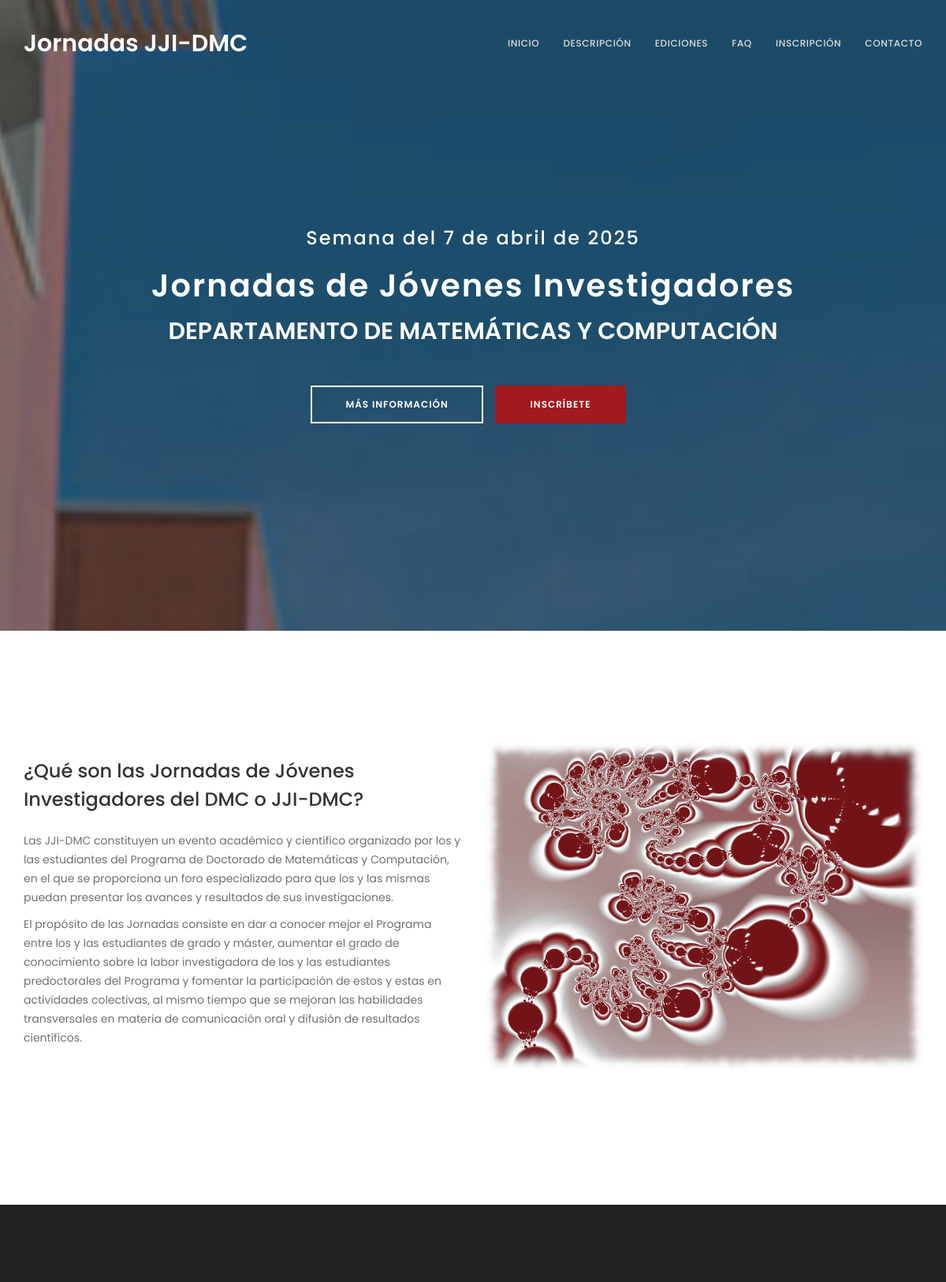
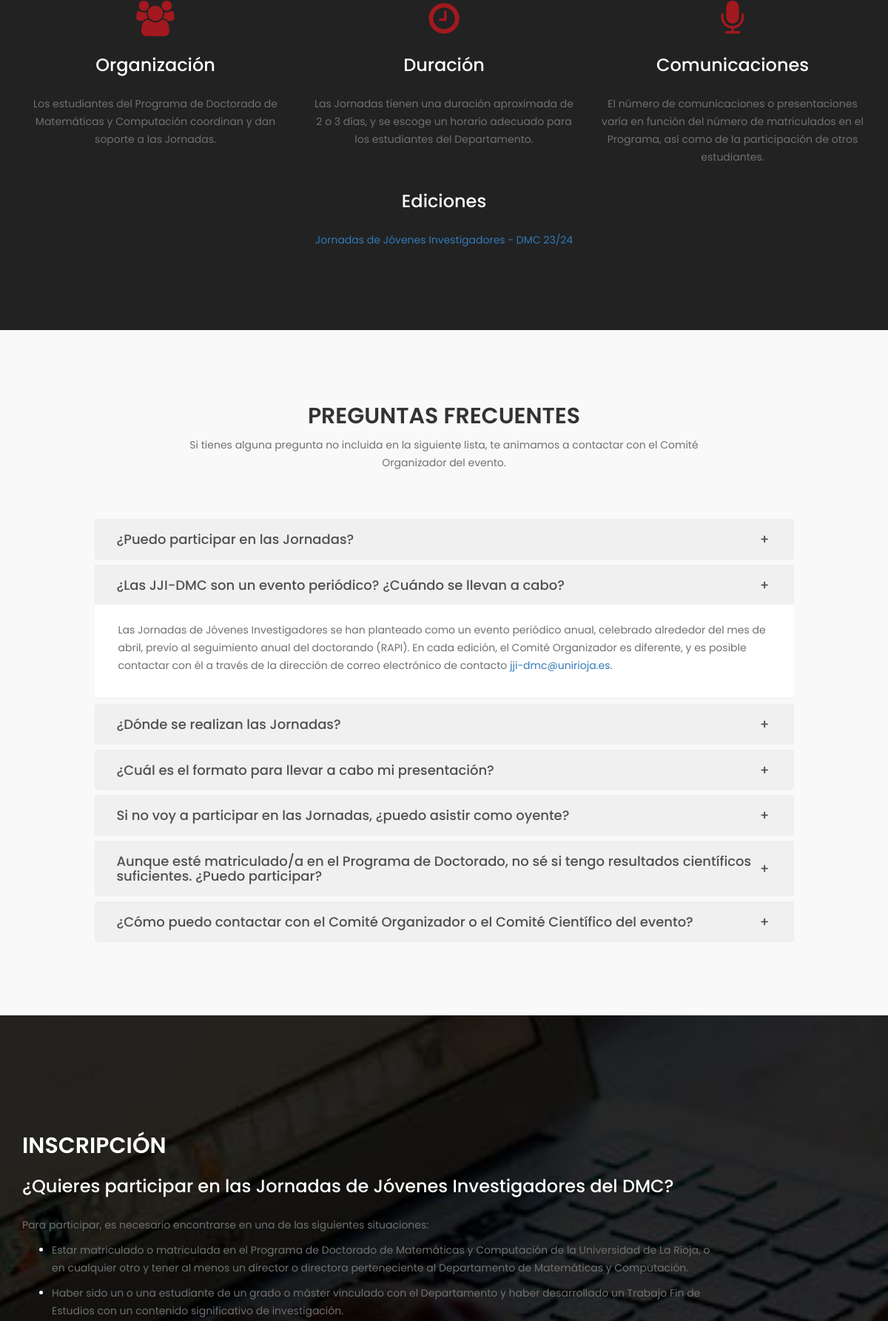
The page / (upper part) on the database its author committed (2 pictures, top to bottom).
### jjiapp/models.py (models this page shows, shortened)
class Configuracion(models.Model):
  fechas = models.CharField(max_length=255, blank=True)
  participacion = models.TextField(blank=True)
  formato = models.TextField(blank=True)
  periodo_inscripcion = models.CharField(max_length=255, blank=True)
  url_inscripcion = models.CharField(max_length=255, blank=True)

class Edicion(models.Model):
  curso = models.CharField(max_length=4)
  titulo = models.CharField(max_length=255)
  descripcion = models.TextField(blank=True)
  parners = models.TextField(blank=True)

### jjiapp/views.py (the view)
# urls.py: path('', views.home, name='home'),
def home(request):
  config = Configuracion.objects.all()[0]
  participacion = config.participacion.splitlines()
  formato = config.formato.splitlines()
  ediciones = Edicion.objects.all().values()
  presentaciones = Presentacion.objects.all().values()
  template = loader.get_template('home.html')
  context = {
    'collapse': True,
    'configuracion': config,
    'participacion': participacion,
    'formato':formato,
    'ediciones': ediciones,
  }
  return HttpResponse(template.render(context, request))

### jjiapp/templates/home.html (shortened to what this page needs)
{% extends "template.html" %}
{% load static %}
{% block content %}
<section id="intro" class="parallax-section">
	<div class="container">
		<div class="row">
			<div class="col-md-12 col-sm-12">
				<h3 class="wow bounceIn" data-wow-delay="0.9s">{{ configuracion.fechas }}</h3>
				<h1 class="wow fadeInUp" data-wow-delay="1.6s">Jornadas de Jóvenes Investigadores</h1>
				<h2 class="wow fadeInUp" data-wow-delay="2s">Departamento de Matemáticas y Computación</h2>
				<a href="#overview" class="btn btn-lg btn-default smoothScroll wow fadeInUp hidden-xs" data-wow-delay="2.3s">MÁS INFORMACIÓN</a>
				<a href="#register" class="btn btn-lg btn-danger smoothScroll wow fadeInUp" data-wow-delay="2.3s">INSCRÍBETE</a>
			</div>
		</div>
	</div>
</section>
<section id="overview" class="parallax-section">
	<div class="container">
		<div class="row">
			<div class="wow fadeInUp col-md-6 col-sm-6" data-wow-delay="0s">
				<h3>¿Qué son las Jornadas de Jóvenes Investigadores del DMC o JJI-DMC?</h3>
				<p>Las JJI-DMC constituyen un evento académico y científico organizado por los y las estudiantes del Programa de Doctorado de Matemáticas y Computación, en el que se proporciona un foro especializado para que los y las mismas puedan presentar los avances y resultados de sus investigaciones.</p>
				<p>El propósito de las Jornadas consiste en dar a conocer mejor el Programa entre los y las estudiantes de grado y máster, aumentar el grado de conocimiento sobre la labor investigadora de los y las estudiantes predoctorales del Programa y fomentar la participación de estos y estas en actividades colectivas, al mismo tiempo que se mejoran las habilidades transversales en materia de comunicación oral y difusión de resultados científicos.</p>
			</div>
			<div class="wow fadeInUp col-md-6 col-sm-6" data-wow-delay="0.6s">
				<img src="{% static 'images/overview-img.jpg' %}" class="img-responsive" alt="Overview">
			</div>
		</div>
	</div>
</section>
<section id="detail" class="parallax-section">
	<div class="container">
		<div class="row">
			<div class="wow fadeInLeft col-md-4 col-sm-4" data-wow-delay="0.3s">
				<i class="fa fa-group"></i>
				<h3>Organización</h3>
				<p>Los estudiantes del Programa de Doctorado de Matemáticas y Computación coordinan y dan soporte a las Jornadas.</p>
			</div>
			<div class="wow fadeInUp col-md-4 col-sm-4" data-wow-delay="0.6s">
				<i class="fa fa-clock-o"></i>
				<h3>Duración</h3>
				<p>Las Jornadas tienen una duración aproximada de 2 o 3 días, y se escoge un horario adecuado para los estudiantes del Departamento.</p>
			</div>
			<div class="wow fadeInRight col-md-4 col-sm-4" data-wow-delay="0.9s">
				<i class="fa fa-microphone"></i>
				<h3>Comunicaciones</h3>
				<p>El número de comunicaciones o presentaciones varía en función del número de matriculados en el Programa, así como de la participación de otros estudiantes.</p>
			</div>
		</div>
		<div class="row">
			<div class="wow fadeInUp col-md-12 col-sm-12" data-wow-delay="1.2s">
				<h3>Ediciones</h3>
				{% for x in ediciones %}
					<p><a href="edition/{{ x.curso }}" target="_blank">{{ x.titulo }}</a></p>
				{% endfor %}
			</div>
		</div>
	</div>
</section>
<section id="faq" class="parallax-section">
	<div class="container">
		<div class="row">
			<div class="wow bounceIn col-md-offset-2 col-md-8 col-sm-offset-1 col-sm-10 text-center">
				<div class="section-title">
					<h2>Preguntas frecuentes</h2>
					<p>Si tienes alguna pregunta no incluida en la siguiente lista, te animamos a contactar con el Comité Organizador del evento.</p>
				</div>
			</div>
			<div class="wow fadeInUp col-md-offset-1 col-md-10 col-sm-offset-1 col-sm-10" data-wow-delay="0.9s">
				<div class="panel-group" id="accordion" role="tablist" aria-multiselectable="true">
    				<div class="panel panel-default">
   						<div class="panel-heading" role="tab" id="headingOne">
      						<h4 class="panel-title">
        						<a class="collapsed" data-toggle="collapse" data-parent="#accordion" href="#collapseTwo" aria-expanded="false" aria-controls="collapseTwo">
          							¿Puedo participar en las Jornadas?
        						</a>
      						</h4>
    					</div>
 					</div>
  					<div class="panel panel-default">
   						<div class="panel-heading" role="tab" id="headingTwo">
      						<h4 class="panel-title">
        						<a class="collapsed" data-toggle="collapse" data-parent="#accordion" href="#collapseOne" aria-expanded="false" aria-controls="collapseOne">
          							 ¿Las JJI-DMC son un evento periódico? ¿Cuándo se llevan a cabo?
        						</a>
      						</h4>
    					</div>
   						<div id="collapseOne" class="panel-collapse collapse in" role="tabpanel" aria-labelledby="headingTwo">
      						<div class="panel-body">
        						<p>Las Jornadas de Jóvenes Investigadores se han planteado como un evento periódico anual, celebrado alrededor del mes de abril, previo al seguimiento anual del doctorando (RAPI). En cada edición, el Comité Organizador es diferente, y es posible contactar con él a través de la dirección de correo electrónico de contacto <a href="mailto:jji-dmc@unirioja.es">jji-dmc@unirioja.es</a>.</p>
      						</div>
   						 </div>
 					</div>
 					<div class="panel panel-default">
   						<div class="panel-heading" role="tab" id="headingThree">
      						<h4 class="panel-title">
        						<a class="collapsed" data-toggle="collapse" data-parent="#accordion" href="#collapseThree" aria-expanded="false" aria-controls="collapseThree">
          							¿Dónde se realizan las Jornadas?
        						</a>
      						</h4>
    					</div>
 					 </div>
 					<div class="panel panel-default">
   						<div class="panel-heading" role="tab" id="headingFour">
      						<h4 class="panel-title">
        						<a class="collapsed" data-toggle="collapse" data-parent="#accordion" href="#collapseFour" aria-expanded="false" aria-controls="collapseFour">
          							¿Cuál es el formato para llevar a cabo mi presentación?
        						</a>
      						</h4>
    					</div>
 					 </div>
 					<div class="panel panel-default">
   						<div class="panel-heading" role="tab" id="headingFive">
      						<h4 class="panel-title">
        						<a class="collapsed" data-toggle="collapse" data-parent="#accordion" href="#collapseFive" aria-expanded="false" aria-controls="collapseFive">
          							Si no voy a participar en las Jornadas, ¿puedo asistir como oyente?
        						</a>
      						</h4>
    					</div>
 					 </div>
 					<div class="panel panel-default">
   						<div class="panel-heading" role="tab" id="headingSix">
      						<h4 class="panel-title">
        						<a class="collapsed" data-toggle="collapse" data-parent="#accordion" href="#collapseSix" aria-expanded="false" aria-controls="collapseSix">
          							Aunque esté matriculado/a en el Programa de Doctorado, no sé si tengo resultados científicos suficientes. ¿Puedo participar?
        						</a>
      						</h4>
    					</div>
 					 </div>
 					<div class="panel panel-default">
   						<div class="panel-heading" role="tab" id="headingSeven">
      						<h4 class="panel-title">
        						<a class="collapsed" data-toggle="collapse" data-parent="#accordion" href="#collapseSeven" aria-expanded="false" aria-controls="collapseSeven">
          							¿Cómo puedo contactar con el Comité Organizador o el Comité Científico del evento?
        						</a>
      						</h4>
    					</div>
 					 </div>
 				 </div>
			</div>
		</div>
	</div>
</section>
<section id="register" class="parallax-section">
	<div class="container">
		<div class="row">
			<div class="wow fadeInUp col-md-10 col-sm-10" data-wow-delay="0s">
				<h2>Inscripción</h2>
				<h3>¿Quieres participar en las Jornadas de Jóvenes Investigadores del DMC?</h3>
				<p>Para participar, es necesario encontrarse en una de las siguientes situaciones:</p>
				<ul>
					{% for x in participacion %}
						<li><p>{{ x }}</p></li>
					{% endfor %}
				</ul>
			</div>
		</div>
	</div>
</section>
{% endblock %}

### jjiapp/templates/template.html (shortened to what this page needs)
{% load static %}
<!DOCTYPE html>
<html lang="es">
<head>
<link rel="stylesheet" href="{% static 'css/bootstrap.min.css' %}">
<link rel="stylesheet" href="{% static 'css/animate.css' %}">
<link rel="stylesheet" href="{% static 'css/font-awesome.min.css' %}">
<link rel="stylesheet" href="{% static 'css/owl.theme.css' %}">
<link rel="stylesheet" href="{% static 'css/owl.carousel.css' %}">
<link rel="stylesheet" href="{% static 'css/latex.css' %}">
<link rel="stylesheet" href="{% static 'css/style.css' %}">
</head>
<body data-spy="scroll" data-offset="50" data-target=".navbar-collapse">
{% if collapse %}
<div class="navbar navbar-fixed-top custom-navbar" role="navigation">
{% else %}
<div class="navbar navbar-fixed-top custom-navbar top-nav-collapse" role="navigation">
{% endif %}
	<div class="container">
		<div class="navbar-header">
			<a href="/" class="navbar-brand">Jornadas JJI-DMC</a>
		</div>
		<div class="collapse navbar-collapse">
			<ul class="nav navbar-nav navbar-right">
				<li><a href="/" class="smoothScroll">Inicio</a></li>
				<li><a href="/#overview" class="smoothScroll">Descripción</a></li>
				<li><a href="/#detail" class="smoothScroll">Ediciones</a>
				<li><a href="/#faq" class="smoothScroll">FAQ</a></li>
				<li><a href="/#register" class="smoothScroll">Inscripción</a></li>
				<li><a href="/#contact" class="smoothScroll">Contacto</a></li>
				</li>
			</ul>
		</div>
	</div>
</div>
{% block content %}{% endblock %}
</body>
</html>

### jjiapp/static/css/style.css (style rules this page uses)
body { background: #ffffff; font-family: 'Poppins', sans-serif; font-style: normal; font-weight: 400; }
h1,h2,h3,h4,h5,h6 { font-weight: 600; }
h3,h5 { font-weight: 500; }
h1 { font-size: 40px; letter-spacing: 2px; }
h2 { font-size: 30px; text-transform: uppercase; }
h3 { line-height: 36px; }
p { color: #707070; font-size: 14px; line-height: 24px; }
a { text-decoration: none !important; outline: none; }
.section-title { margin-bottom: 32px; }
#overview, #register { padding-top: 14rem; padding-bottom: 14rem; }
#detail, #video, #speakers, #program, #sponsors, #contact, footer { padding-top: 10rem; padding-bottom: 10rem; }
#detail, #speakers, #sponsors, footer { text-align: center; }
#overview h3, #detail h3, #video h3, #register h3, #venue h3, #contact h3 { padding-bottom: 12px; }
#intro .btn, #contact .btn { background: transparent; border: 2px solid #ffffff; border-radius: 0px; color: #ffffff; font-weight: 600; letter-spacing: 1px; font-size: 12px; padding: 14px 42px; margin-top: 42px; margin-right: 12px; -webkit-transition: all 0.4s ease-in-out; transition: all 0.4s ease-in-out; }
#intro .btn-danger, #contact .btn-danger { background: #A2191F; border-color: transparent; }
.parallax-section { background-attachment: fixed !important; background-size: cover !important; }
.custom-navbar { margin-bottom: 0; background-color: #101010; }
.custom-navbar .navbar-brand { color: #ffffff; font-weight: 600; font-size: 3rem; line-height: 40px; }
.custom-navbar .nav li a { color: #ddd; font-size: 12px; font-weight: 500; letter-spacing: 0.6px; text-transform: uppercase; line-height: 40px; transition: all 0.4s ease-in-out; }
@media (min-width:768px) { .custom-navbar { padding: 20px 0; border-bottom: 0; background: 0 0; } }
#intro { background: url('../images/intro-bg.jpg') 50% 0 repeat-y fixed; -webkit-background-size: cover; background-size: cover; background-position: center center; color: #ffffff; display: -webkit-box; display: -webkit-flex; display: -ms-flexbox; display: flex; -webkit-box-align: center; -webkit-align-items: center; -ms-flex-align: center; align-items: center; height: 100vh; text-align: center; }
#intro h3 { letter-spacing: 2px; }
#overview img { position: relative; padding-bottom: 32px; }
#detail { background: #222; color: #ffffff; }
#detail .fa { color: #A2191F; font-size: 48px; }
#register { background: url('../images/register-bg.jpg') 50% 0 repeat-y fixed; -webkit-background-size: cover; background-size: cover; background-position: center center; color: #ffffff; }
#faq { background: #f9f9f9; padding-top: 8rem; padding-bottom: 8rem; }
#faq .panel-group { margin-top: 32px; }
#faq .panel-group .panel { margin-bottom: 8px; }
#faq .panel-default { border: none; }
#faq .panel-default>.panel-heading { background: #f0f0f0; color: #505050; }
#faq .panel-heading { border: none; padding-top: 8px; padding-bottom: 6px; }
#faq .panel-default>.panel-heading+.panel-collapse>.panel-body { border-top: none; padding-top: 22px; padding-left: 32px; padding-bottom: 22px; }
#faq .panel-heading .panel-title a[data-toggle="collapse"] { font-size: 18px; font-weight: 500; position: relative; display: block; width: 100%; height: 100%; padding: 10px 15px; }
#faq .panel-heading .panel-title a[data-toggle="collapse"]::after { content: "-"; display: block; position: absolute; line-height: 1; right: 1em; top: 50%; transform: translateY(-50%); }
#faq .panel-heading .panel-title a[data-toggle="collapse"].collapsed::after { content: "+"; }

### rows shown on the page
Configuracion: fechas "Semana del 7 de abril de 2025"
Edicion: titulo "Jornadas de Jóvenes Investigadores - DMC 23/24"

### other values the page prints
{{ x }} "Haber sido un o una estudiante de un grado o máster vinculado con el Departamento y haber desarrollado un Trabajo Fin de Estudios con un contenido significativo de investigación."
